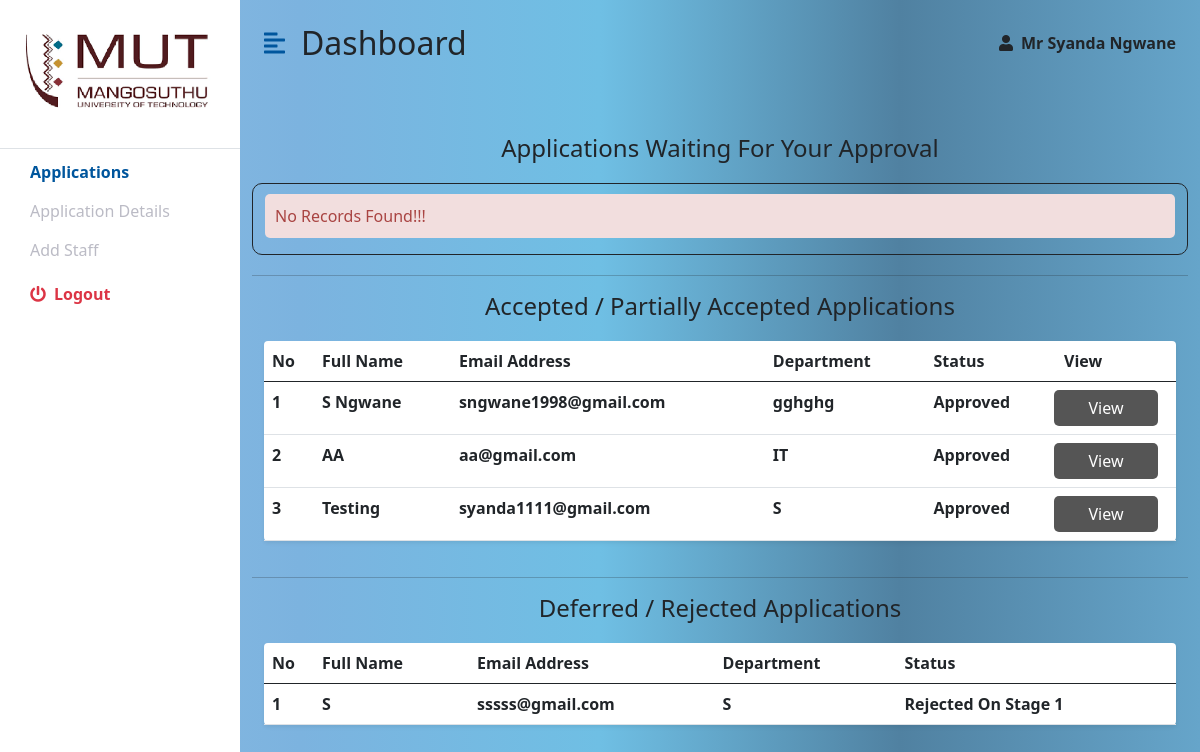
Screenshot of /applications2.php (signed in) with the database file from the repository.
### tables this page shows
CREATE TABLE `applications` (
  `id` int(11) NOT NULL,
  `names` varchar(100) NOT NULL,
  `email` varchar(100) NOT NULL,
  `statuss` varchar(1000) NOT NULL,
  `comments` varchar(5000) NOT NULL,
  `comments2` varchar(5000) NOT NULL,
  `comments3` varchar(5000) NOT NULL
);

CREATE TABLE `personal_details` (
  `id` int(11) NOT NULL,
  `title` varchar(50) NOT NULL,
  `names` varchar(100) NOT NULL,
  `staffNo` varchar(100) NOT NULL,
  `qualification` varchar(1000) NOT NULL,
  `email` varchar(100) NOT NULL,
  `tel` varchar(100) NOT NULL,
  `cell` varchar(100) NOT NULL,
  `department` varchar(1000) NOT NULL
);

### applications2.php (the view, shortened to what this page needs)
<!DOCTYPE html>
<html lang="en">
<head>
    <link href="https://cdn.jsdelivr.net/npm/bootstrap@5.0.0-beta3/dist/css/bootstrap.min.css" rel="stylesheet" />
    <link rel="stylesheet" href="https://cdnjs.cloudflare.com/ajax/libs/font-awesome/5.15.3/css/all.min.css" />
    <link rel="stylesheet" href="style.css" />
</head>
<?php
$currentUser = $_SESSION['currentUser'];
?>
<body>
    <form action="#" method="post" enctype="multipart/form-data" autocomplete="off">
        <div class="d-flex" id="wrapper">
            <div class="bg-white" id="sidebar-wrapper">
                <div class="sidebar-heading text-center py-4 primary-text fs-4 fw-bold text-uppercase border-bottom">
                    <img src="img/mut.png" style="width:200px; height:100px;"></i></div>
                <div class="list-group list-group-flush my-3">
                    <a style="margin-top: -25px;" href="#"
                        class="list-group-item list-group-item-action bg-transparent second-text fw-bold active">Applications</a>
                    <a style="margin-top: -25px;" href="#"
                        class="list-group-item list-group-item-action bg-transparent second-text">Application Details</a>
                    <a style="margin-top: -25px;" href="add_staff.php"
                        class="list-group-item list-group-item-action bg-transparent second-text">Add Staff</a>
                    <a href="login.php"
                        class="list-group-item list-group-item-action bg-transparent text-danger fw-bold"><i
                            class="fas fa-power-off me-2"></i>Logout</a>
                </div>
            </div>
            <div id="page-content-wrapper">
                <nav class="navbar navbar-expand-lg navbar-light bg-transparent py-4 px-4">
                    <div class="d-flex align-items-center">
                        <i class="fas fa-align-left primary-text fs-4 me-3" id="menu-toggle"></i>
                        <h2 class="fs-2 m-0">Dashboard</h2>
                    </div>
                    <div class="collapse navbar-collapse" id="navbarSupportedContent">
                        <ul class="navbar-nav ms-auto mb-2 mb-lg-0">
                            <li class="nav-item dropdown">
                                <i class="fas fa-user me-2"></i><b><?php echo $currentUser  ?></b>
                            </li>
                        </ul>
                    </div>
                </nav>
                <div class="container-fluid px-4">
                    <div class="row my-5">
                        <?php
                        include "conn.php";
                        $sql = "SELECT * FROM applications WHERE statuss='Waiting For Final Approval'";
                        $result = $conn->query($sql);
                        echo "<h4 style='text-align:center; margin-bottom:20px;'>Applications Waiting For Your Approval</h4>";
                        if ($result->num_rows > 0) {
                            echo "<div class='table-container'>";
                            echo "<table class='table bg-white rounded shadow-sm  table-hover'>";
                            echo "<thead>";
                            echo "<tr>";
                            echo "<th scope='col' width='50'>No</th>";
                            echo "<th scope='col'>Full Name</th>";
                            echo "<th scope='col'>Email Address</th>";
                            echo "<th scope='col'>Department</th>";
                            echo "<th scope='col'>View Application</th>";
                            echo "</tr>";
                            echo "</thead>";
                            echo "<tbody>";
                            $count = 0;
                            while ($row = $result->fetch_assoc()) {
                                $name = $row['names'];
                                $email = $row['email'];
                                $sql9 = "SELECT department FROM personal_details WHERE email='$email'";
                                $result9 = $conn->query($sql9);
                                while ($row9 = $result9->fetch_assoc()) {
                                    $department = $row9['department'];
                                }
                                $count = $count + 1;
                                $doc = "supporting_documents/303600654-AWS Lambda Foundations.pdf";
                                echo "<tr>";
                                echo "<th scope='row'>$count</th>";
                                echo "<td><b>$name</b></td>";
                                echo "<th scope='row'>$email</th>";
                                echo "<th scope='row'>$department</th>";
                                echo "<td><button type='submit' class='btn' value='$email' name='btn_view'>View</button></td>";
                                echo "</tr>";
                            }
                            echo "</tbody>";
                            echo "</table>";
                            echo "</div>";
                        } else {
                            echo "<div class='content' style='border: 1px solid; border-radius: 10px;'>";
                            echo "<p class='error' style='margin-top: 10px' >No Records Found!!!</p>";
                            echo "</div>";
                        }
                        $sql = "SELECT * FROM applications WHERE statuss='Approved' OR statuss='Partially Approved'";
                        $result = $conn->query($sql);
                        echo "<hr style='margin-top:20px;'>";
                        echo "<h4 style='text-align:center; margin-bottom:20px;'>Accepted / Partially Accepted Applications</h4>";
                        if ($result->num_rows > 0) {
                            echo "<div class='table-container'>";
                            echo "<table class='table bg-white rounded shadow-sm  table-hover'>";
                            echo "<thead>";
                            echo "<tr>";
                            echo "<th scope='col' width='50'>No</th>";
                            echo "<th scope='col'>Full Name</th>";
                            echo "<th scope='col'>Email Address</th>";
                            echo "<th scope='col'>Department</th>";
                            echo "<th scope='col'>Status</th>";
                            echo "<th scope='col'>View</th>";
                            echo "</tr>";
                            echo "</thead>";
                            echo "<tbody>";
                            $count = 0;
                            while ($row = $result->fetch_assoc()) {
                                $name = $row['names'];
                                $email = $row['email'];
                                $status = $row['statuss'];
                                $sql9 = "SELECT department FROM personal_details WHERE email='$email'";
                                $result9 = $conn->query($sql9);
                                while ($row9 = $result9->fetch_assoc()) {
                                    $department = $row9['department'];
                                }
                                $count = $count + 1;
                                echo "<tr>";
                                echo "<th scope='row'>$count</th>";
                                echo "<td><b>$name</b></td>";
                                echo "<th scope='row'>$email</th>";
                                echo "<th scope='row'>$department</th>";
                                echo "<th scope='row'>$status</th>";
                                echo "<td><button type='submit' class='btn' value='$email' name='btn_view_accepted'>View</button></td>";
                                echo "</tr>";
                            }
                            echo "</tbody>";
                            echo "</table>";
                            echo "</div>";
                        } else {
                            echo "<div class='content' style='border: 1px solid; border-radius: 10px;'>";
                            echo "<p class='error' style='margin-top: 10px' >No Records Found!!!</p>";
                            echo "</div>";
                        }
                        $sql = "SELECT * FROM applications WHERE statuss='Deferred' OR statuss='Rejected' OR statuss='Rejected On Stage 1' OR statuss='Rejected On Stage 2'";
                        $result = $conn->query($sql);
                        echo "<hr style='margin-top:20px;'>";
                        echo "<h4 style='text-align:center; margin-bottom:20px;'>Deferred / Rejected Applications</h4>";
                        if ($result->num_rows > 0) {
                            echo "<div class='table-container'>";
                            echo "<table class='table bg-white rounded shadow-sm  table-hover'>";
                            echo "<thead>";
                            echo "<tr>";
                            echo "<th scope='col' width='50'>No</th>";
                            echo "<th scope='col'>Full Name</th>";
                            echo "<th scope='col'>Email Address</th>";
                            echo "<th scope='col'>Department</th>";
                            echo "<th scope='col'>Status</th>";
                            echo "</tr>";
                            echo "</thead>";
                            echo "<tbody>";
                            $count = 0;
                            while ($row = $result->fetch_assoc()) {
                                $name = $row['names'];
                                $email = $row['email'];
                                $status = $row['statuss'];
                                $sql9 = "SELECT department FROM personal_details WHERE email='$email'";
                                $result9 = $conn->query($sql9);
                                while ($row9 = $result9->fetch_assoc()) {
                                    $department = $row9['department'];
                                }
                                $count = $count + 1;
                                echo "<tr>";
                                echo "<th scope='row'>$count</th>";
                                echo "<td><b>$name</b></td>";
                                echo "<th scope='row'>$email</th>";
                                echo "<th scope='row'>$department</th>";
                                echo "<th scope='row'>$status</th>";
                                echo "</tr>";
                            }
                            echo "</tbody>";
                            echo "</table>";
                            echo "</div>";
                            echo "</div>";
                        } else {
                            echo "<div class='content' style='border: 1px solid; border-radius: 10px;'>";
                            echo "<p class='error' style='margin-top: 10px' >No Records Found!!!</p>";
                            echo "</div>";
                        }
                        ?>
                    </div>
                </div>
            </div>
    </form>
</body>
</html>

### style.css (style rules this page uses)
:root { --main-bg-color: #00639d; --main-text-color: #00569d; --second-text-color: #bbbbc5; --second-bg-color: #c1d9ef; }
.primary-text { color: var(--main-text-color); }
.second-text { color: var(--second-text-color); }
#wrapper { overflow-x: hidden; background-image: linear-gradient( to right, #8dbce2, #7cb3df, #6fbfe4, #5081a1, #66a5ca ); }
#sidebar-wrapper { min-height: 100vh; margin-left: 0px; -webkit-transition: margin 0.25s ease-out; -moz-transition: margin 0.25s ease-out; -o-transition: margin 0.25s ease-out; transition: margin 0.25s ease-out; }
#sidebar-wrapper .sidebar-heading { padding: 0.875rem 1.25rem; font-size: 1.2rem; }
#sidebar-wrapper .list-group { width: 15rem; }
#page-content-wrapper { min-width: 100vw; }
#menu-toggle { cursor: pointer; }
.list-group-item { border: none; padding: 20px 30px; margin-top: -20px; }
.list-group-item.active { background-color: transparent; color: var(--main-text-color); font-weight: bold; border: none; }
.table-container { height:auto; overflow-y: auto; }
@media (min-width: 1051px) { #sidebar-wrapper { margin-left: 0; } }
@media (min-width: 1051px) { #page-content-wrapper { min-width: 800px; width: 100%; } }

### applications2.php (style rules this page uses)
.btn { float: right; background: #555; color: #fff; border-radius: 5px; margin-right: 10px; width: 100%; border: none; }
.error { background: #F2DEDE; color: #A94442; padding: 10px; width: 100%; border-radius: 5px; margin-top: 0px; }
.table-container { height: auto; overflow-x: scroll; }

### rows the page displays
applications: names "S Ngwane", email "sngwane1998@gmail.com", personal_details.department "gghghg", statuss "Approved"
applications: names "AA", email "aa@gmail.com", personal_details.department "IT", statuss "Approved"
applications: names "Testing", email "syanda1111@gmail.com", personal_details.department "S", statuss "Approved"
applications: names "S", email "sssss@gmail.com", personal_details.department "S", statuss "Rejected On Stage 1"

### other values shown
$currentUser "Mr Syanda Ngwane"
